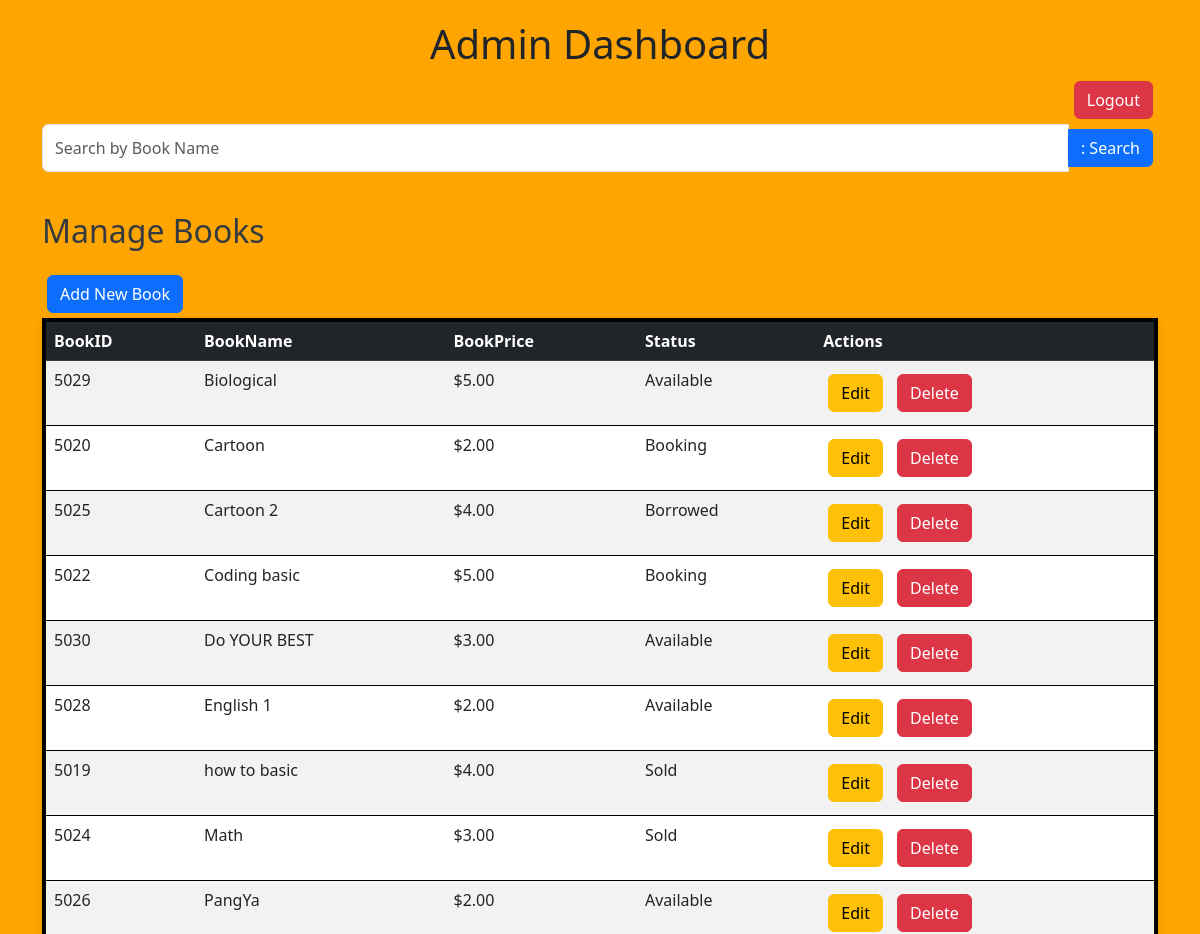
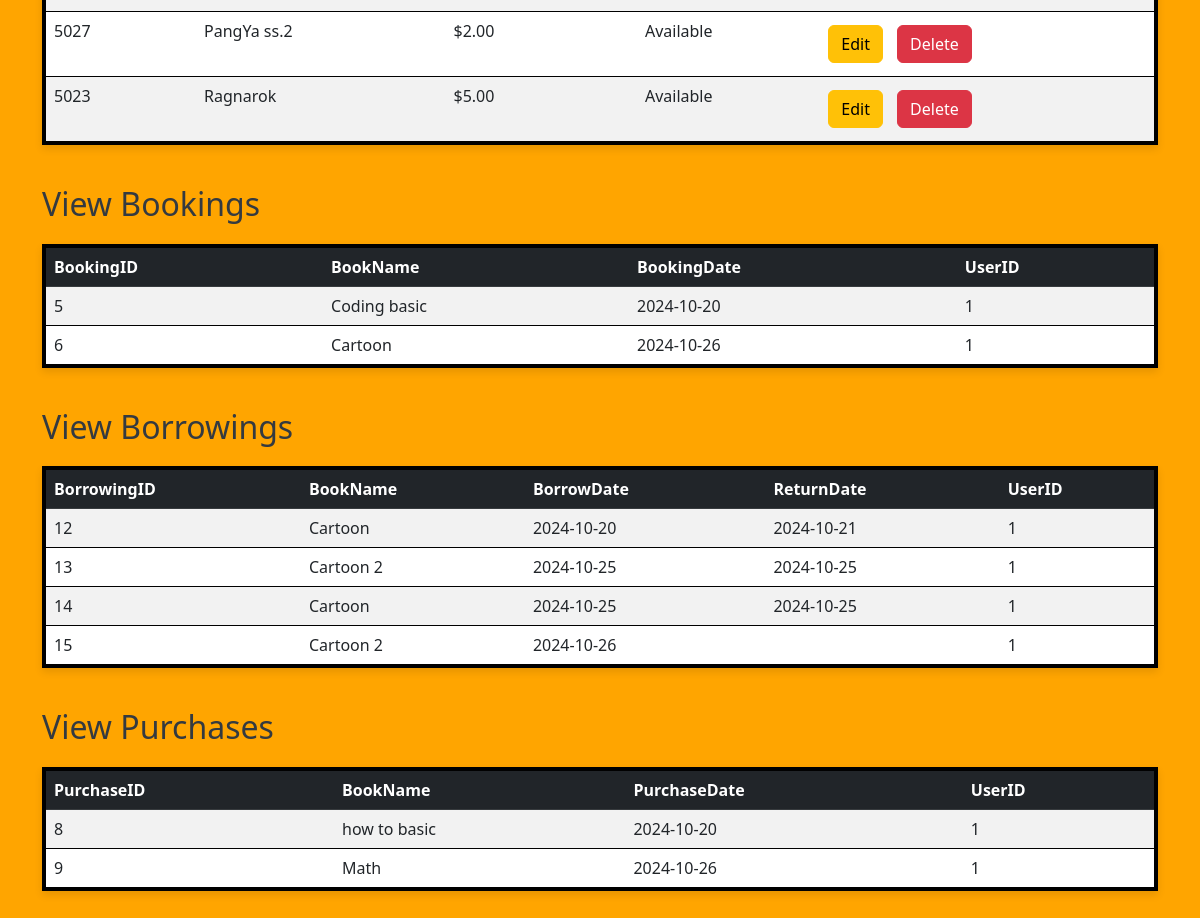
/Admin.php (signed in), run on the app's committed database (2 pictures, top to bottom).
### tables this page shows
CREATE TABLE `book` (
  `BookID` int(4) NOT NULL,
  `BookName` varchar(50) NOT NULL,
  `Genre` varchar(25) NOT NULL,
  `Author` varchar(25) NOT NULL,
  `BookPrice` int(11) NOT NULL,
  `Status` enum('available','borrowed','sold','booking') NOT NULL DEFAULT 'available'
);

CREATE TABLE `bookings` (
  `BookingID` int(11) NOT NULL,
  `UserID` int(11) DEFAULT NULL,
  `BookID` int(11) DEFAULT NULL,
  `BookingDate` date DEFAULT NULL
);

CREATE TABLE `borrowing` (
  `BorrowingID` int(11) NOT NULL,
  `UserID` int(11) DEFAULT NULL,
  `BookID` int(11) DEFAULT NULL,
  `BorrowDate` date DEFAULT NULL,
  `ReturnDate` date DEFAULT NULL,
  `Status` enum('borrowed','returned') NOT NULL DEFAULT 'borrowed'
);

CREATE TABLE `purchases` (
  `PurchaseID` int(11) NOT NULL,
  `UserID` int(11) DEFAULT NULL,
  `BookID` int(11) DEFAULT NULL,
  `PurchaseDate` date DEFAULT NULL,
  `Amount` decimal(10,2) DEFAULT NULL
);

### Admin.php (the view, shortened to what this page needs)
<?php
$conn = new mysqli("localhost", "root", "12345678", "mybookdb");
$searchTerm = isset($_GET['search']) ? $_GET['search'] : '';
$searchCondition = $searchTerm ? "WHERE BookName LIKE '%$searchTerm%' OR Genre LIKE '%$searchTerm%' OR Author LIKE '%$searchTerm%'" : '';
$books = $conn->query("SELECT * FROM book $searchCondition ORDER BY CASE WHEN BookName LIKE '%$searchTerm%' THEN 1 ELSE 2 END, BookName");
$bookings = $conn->query("SELECT * FROM Bookings JOIN book ON Bookings.BookID = book.BookID");
$borrowings = $conn->query("SELECT * FROM Borrowing JOIN book ON Borrowing.BookID = book.BookID");
$purchases = $conn->query("SELECT * FROM Purchases JOIN book ON Purchases.BookID = book.BookID");
?>
<html>
<head>
    <link href="https://cdn.jsdelivr.net/npm/bootstrap@5.3.0/dist/css/bootstrap.min.css" rel="stylesheet">
</head>
<body>
<div class="container">
    <div class="dashboard-header">
        <h1>Admin Dashboard</h1>
        <a href="logout.php" class="btn btn-danger logout-btn">Logout</a>
    </div>
    <form method="GET" class="search-bar">
        <div class="input-group">
            <input type="text" name="search" class="form-control" placeholder="Search by Book Name" value="<?= htmlspecialchars($searchTerm) ?>">
            <button type="submit" class="btn btn-primary">: Search</button>
        </div>
    </form>
    <div class="table-section">
        <h2 class="section-title">Manage Books</h2>
        <a href="add_book.php" class="btn btn-primary">Add New Book</a>
        <table class="table table-striped table-hover">
            <thead class="table-dark">
                <tr>
                    <th>BookID</th>
                    <th>BookName</th>
                    <th>BookPrice</th>
                    <th>Status</th>
                    <th>Actions</th>
                </tr>
            </thead>
            <tbody>
                <?php while($book = $books->fetch_assoc()) { ?>
                <tr>
                    <td><?= $book['BookID'] ?></td>
                    <td><?= $book['BookName'] ?></td>
                    <td>$<?= number_format($book['BookPrice'], 2) ?></td>
                    <td><?= ucfirst($book['Status']) ?></td>
                    <td>
                        <a href="edit_book.php?id=<?= $book['BookID'] ?>" class="btn btn-warning">Edit</a>
                        <a href="delete_book.php?id=<?= $book['BookID'] ?>" class="btn btn-danger">Delete</a>
                    </td>
                </tr>
                <?php } ?>
            </tbody>
        </table>
    </div>
    <div class="table-section">
        <h2 class="section-title">View Bookings</h2>
        <table class="table table-striped table-hover">
            <thead class="table-dark">
                <tr>
                    <th>BookingID</th>
                    <th>BookName</th>
                    <th>BookingDate</th>
                    <th>UserID</th>
                </tr>
            </thead>
            <tbody>
                <?php while($booking = $bookings->fetch_assoc()) { ?>
                <tr>
                    <td><?= $booking['BookingID'] ?></td>
                    <td><?= $booking['BookName'] ?></td>
                    <td><?= $booking['BookingDate'] ?></td>
                    <td><?= $booking['UserID'] ?></td>
                </tr>
                <?php } ?>
            </tbody>
        </table>
    </div>
    <div class="table-section">
        <h2 class="section-title">View Borrowings</h2>
        <table class="table table-striped table-hover">
            <thead class="table-dark">
                <tr>
                    <th>BorrowingID</th>
                    <th>BookName</th>
                    <th>BorrowDate</th>
                    <th>ReturnDate</th>
                    <th>UserID</th>
                </tr>
            </thead>
            <tbody>
                <?php while($borrow = $borrowings->fetch_assoc()) { ?>
                <tr>
                    <td><?= $borrow['BorrowingID'] ?></td>
                    <td><?= $borrow['BookName'] ?></td>
                    <td><?= $borrow['BorrowDate'] ?></td>
                    <td><?= $borrow['ReturnDate'] ?></td>
                    <td><?= $borrow['UserID'] ?></td>
                </tr>
                <?php } ?>
            </tbody>
        </table>
    </div>
    <div class="table-section">
        <h2 class="section-title">View Purchases</h2>
        <table class="table table-striped table-hover">
            <thead class="table-dark">
                <tr>
                    <th>PurchaseID</th>
                    <th>BookName</th>
                    <th>PurchaseDate</th>
                    <th>UserID</th>
                </tr>
            </thead>
            <tbody>
                <?php while($purchase = $purchases->fetch_assoc()) { ?>
                <tr>
                    <td><?= $purchase['PurchaseID'] ?></td>
                    <td><?= $purchase['BookName'] ?></td>
                    <td><?= $purchase['PurchaseDate'] ?></td>
                    <td><?= $purchase['UserID'] ?></td>
                </tr>
                <?php } ?>
            </tbody>
        </table>
    </div>
</div>
</body>
</html>

### Admin.php (style rules this page uses)
body { background-color: orange; }
.dashboard-header { margin-top: 20px; text-align: center; }
.section-title { margin-top: 40px; margin-bottom: 20px; color: #343a40; }
.table-section { margin-bottom: 40px; }
.btn-primary, .btn-warning, .btn-danger { margin: 5px; }
.logout-btn { float: right; }
.table { border: 4px solid black; box-shadow: 0 4px 8px rgba(0,0,0,0.1); backdrop-filter: blur(5px); }
.search-bar { margin-bottom: 20px; }

### data on the page
book: BookID "5029", BookName "Biological", BookPrice "5.00", Status "Available"
book: BookID "5020", BookName "Cartoon", BookPrice "2.00", Status "Booking"
book: BookID "5025", BookName "Cartoon 2", BookPrice "4.00", Status "Borrowed"
book: BookID "5022", BookName "Coding basic", BookPrice "5.00", Status "Booking"
book: BookID "5030", BookName "Do YOUR BEST", BookPrice "3.00", Status "Available"
book: BookID "5028", BookName "English 1", BookPrice "2.00", Status "Available"
book: BookID "5019", BookName "how to basic", BookPrice "4.00", Status "Sold"
book: BookID "5024", BookName "Math", BookPrice "3.00", Status "Sold"
book: BookID "5026", BookName "PangYa", BookPrice "2.00", Status "Available"
book: BookID "5027", BookName "PangYa ss.2", BookPrice "2.00", Status "Available"
book: BookID "5023", BookName "Ragnarok", BookPrice "5.00", Status "Available"
bookings: BookingID "5", BookID.BookName "Coding basic", BookingDate "2024-10-20", UserID "1"
bookings: BookingID "6", BookID.BookName "Cartoon", BookingDate "2024-10-26", UserID "1"
borrowing: BorrowingID "12", BookID.BookName "Cartoon", BorrowDate "2024-10-20", ReturnDate "2024-10-21", UserID "1"
borrowing: BorrowingID "13", BookID.BookName "Cartoon 2", BorrowDate "2024-10-25", ReturnDate "2024-10-25", UserID "1"
borrowing: BorrowingID "14", BookID.BookName "Cartoon", BorrowDate "2024-10-25", ReturnDate "2024-10-25", UserID "1"
borrowing: BorrowingID "15", BookID.BookName "Cartoon 2", BorrowDate "2024-10-26", UserID "1"
purchases: PurchaseID "8", BookID.BookName "how to basic", PurchaseDate "2024-10-20", UserID "1"
purchases: PurchaseID "9", BookID.BookName "Math", PurchaseDate "2024-10-26", UserID "1"
